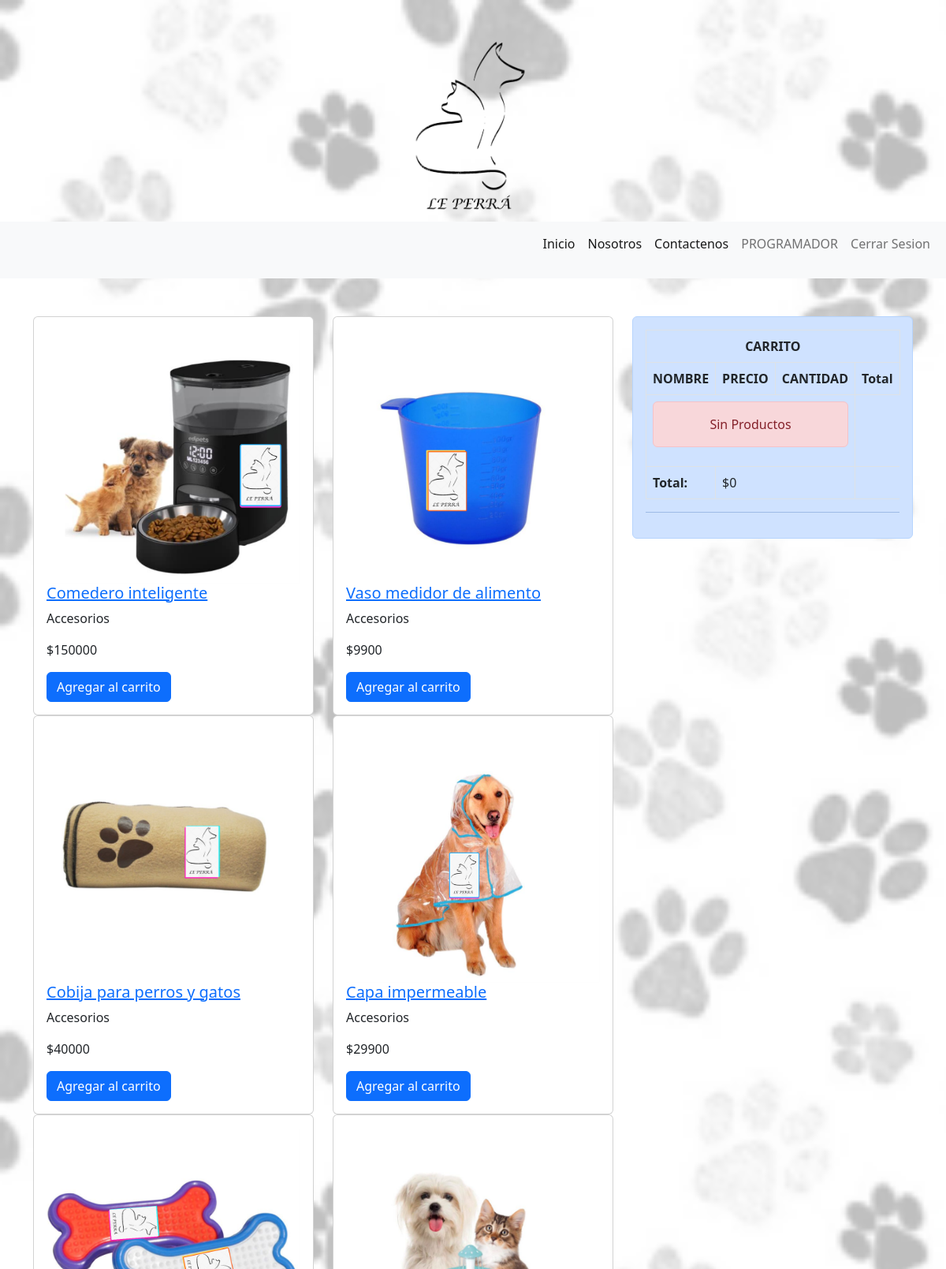
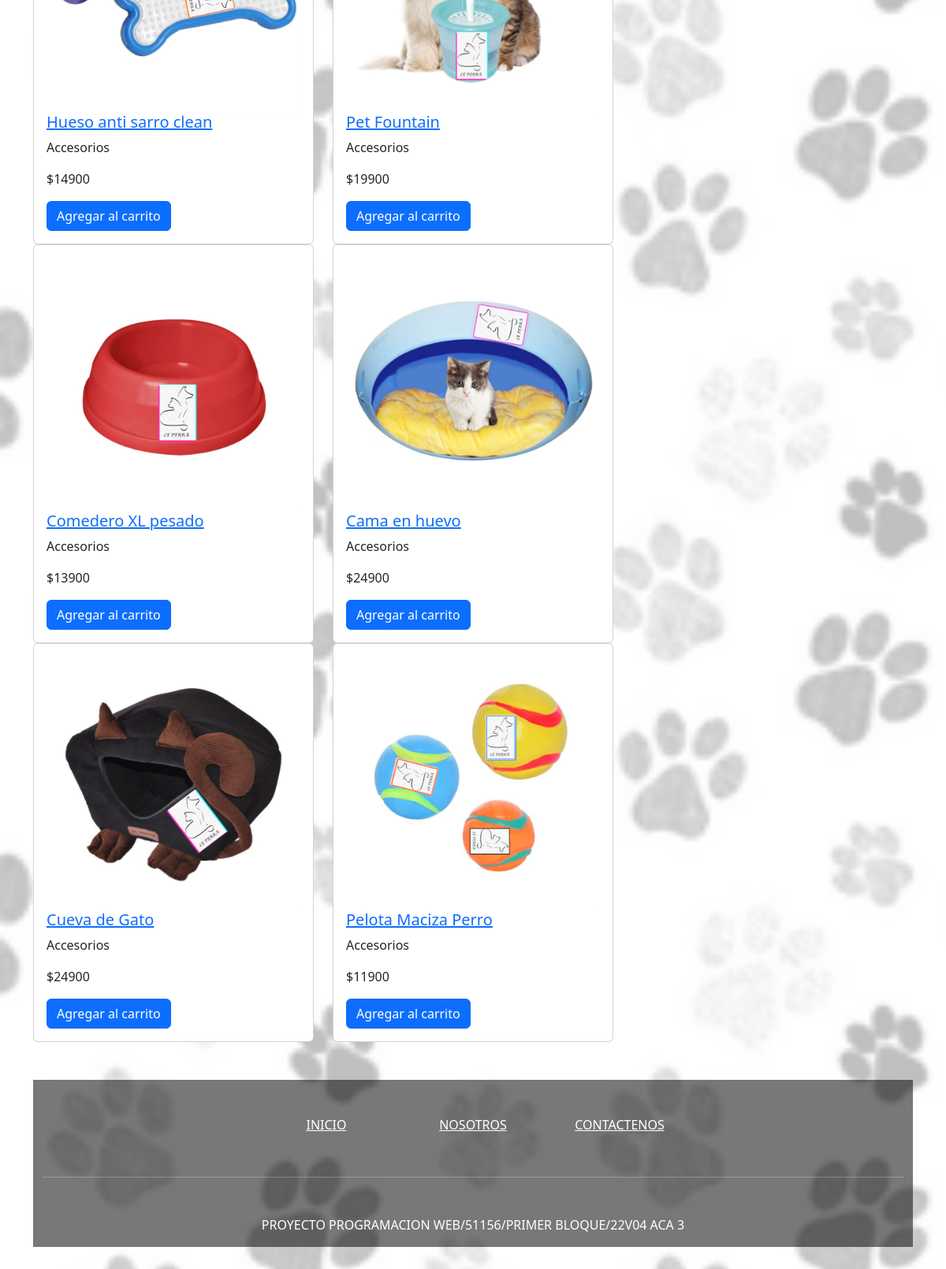
The app's page / (signed in) with its own data (2 pictures, top to bottom).
### sitioweb/models.py (models this page shows, shortened)
class Producto(models.Model):
    nombre = models.CharField(max_length=100,)
    descripcion = models.TextField(blank=True)
    imagen = models.ImageField(upload_to="Productos", max_length=250, null=True, blank=True)
    precio = models.IntegerField()
    categoria = models.ForeignKey(Categoria, on_delete=models.CASCADE)
    disponibilidad = models.BooleanField(default=True)
    created = models.DateTimeField(default= timezone.now)
    updated = models.DateTimeField(auto_now = True)

class Categoria(models.Model):
    nombre = models.CharField(max_length=100)
    activo = models.BooleanField(default=True)
    created = models.DateTimeField(default= timezone.now)
    updated = models.DateTimeField(auto_now = True)
    def __str__(self) -> str:
        return self.nombre

### sitioweb/views.py (the view)
# urls.py: path('', views.inicio, name='inicio'),
def inicio(request):
    productos = Producto.objects.all()
    return render(request, "index.html", {"productos":productos})

### sitioweb/context_processor.py (called while the page is built)
def total_carrito(request):
    total = 0
    if request.user.is_authenticated:
        if "carrito" in request.session.keys():
            for key, value in request.session["carrito"].items():
                total += float(value["precio"]*value["cantidad"])
    else:
        total = "Debes iniciar sesion para ver el carro de compras"
    return {"total_carrito": total}

### sitioweb/templates/index.html (shortened to what this page needs)
{% extends "plantilla/base.html" %}
{% block contenido %}
    <div class="container">
        <div class="row">
            <div class="col-8">
                <div class="row">
                    <div class="col-12">
                        <div class="row">
                            {% for producto in productos %}
                                <div class="col-6">
                                    <div class="card">
                                        <div class="card-body">
                                            <a href="{% url 'ver_producto' producto.id %}"><img src="{{producto.imagen.url}}" class="card-img-top"></a>
                                            <h5 class="card-title"><a href="{% url 'ver_producto' producto.id %}"> {{producto.nombre}}</a></h5>
                                            <p class="card-text">{{producto.categoria}}</p>
                                            <p class="card-text">${{producto.precio}}</p>
                                            <a href="{% url 'Add' producto.id %}" class="btn btn-primary">Agregar al carrito</a>
                                        </div>
                                    </div>
                                </div>
                            {% endfor %}
                        </div>
                    </div>
                </div>
            </div>
            <div class="col-4">
                {% if user.is_authenticated %}
                    {% include "carrito.html" %}
                {% else %}
                    <div class="alert alert-danger text-center">Debes iniciar sesion para ver el carro</div>
                {% endif %}
            </div>
        </div>
    </div>
{% endblock %}

### sitioweb/templates/plantilla/base.html (shortened to what this page needs)
{% load static %}
<!doctype html>
<html lang="es">
<head>
  <link rel="stylesheet" href="../../../static/sitioweb/css/inicio.css">
  <link rel="stylesheet" href="https://cdn.jsdelivr.net/npm/bootstrap@5.2.0/dist/css/bootstrap.min.css"
>
  <link rel="stylesheet" href="https://cdn.jsdelivr.net/npm/bootstrap-icons@1.9.1/font/bootstrap-icons.css">
</head>
<body class="cuerpo">
  <header class="my-5">
    <div class="container-fluid">
    <img src="../../../static/sitioweb/icons/LE_PERRA_LOGO.png" alt="Logo Principal" class="img-fluid d-block mx-auto" width="150" height="auto">
    </div>
    <nav class="navbar navbar-expand-lg navbar-light bg-light">
      <div class="container-fluid">
        <div class="collapse navbar-collapse" id="navbarNavDropdown">
          <ul class="navbar-nav ms-auto">
            <li class="nav-item">
              <a class="nav-link active" aria-current="page" href="/">Inicio</a>
            </li>
            <li class="nav-item">
              <a class="nav-link active" aria-current="page" href="/nosotros/">Nosotros</a>
            </li>
            <li class="nav-item">
              <a class="nav-link active" href="/contactenos/">Contactenos</a>
            </li>
            {% if user.is_authenticated %}
            <li class="nav-item">
              <p class="nav-link">{{user.username}}</a>
            </li>
              <li class="nav-item">
                <a class="nav-link" href="/logout/">Cerrar Sesion</a>
              </li>
            {% endif %}
          </ul>
        </div>
      </div>
    </nav>
  </header>
  {% block contenido %} {% endblock %}
  <footer>
    <div class="container my-5">
      <footer class="text-center text-white" style="background-color: #00000087">
        <div class="container">
          <section class="mt-5">
            <div class="row text-center d-flex justify-content-center pt-5">
              <div class="col-md-2">
                <h6 class="text-uppercase font-weight-bold">
                  <a href="/" class="text-white">Inicio</a>
                </h6>
              </div>
              <div class="col-md-2">
                <h6 class="text-uppercase font-weight-bold">
                  <a href="/nosotros/" class="text-white">Nosotros</a>
                </h6>
              </div>
              <div class="col-md-2">
                <h6 class="text-uppercase font-weight-bold">
                  <a href="/contactenos/" class="text-white">Contactenos</a>
                </h6>
              </div>
            </div>
          </section>
          <hr class="my-5" />
          <section class="mb-5">
            <div class="row d-flex justify-content-center">
              <div class="col-lg-8">
                <p>
                  PROYECTO PROGRAMACION WEB/51156/PRIMER BLOQUE/22V04 ACA 3
                </p>
              </div>
            </div>
          </section>
        </div>
      </footer>
    </div>
  </footer>
</body>
</html>

### static/sitioweb/css/inicio.css (style rules this page uses)
.cuerpo { background-image: url(../img/Fondo_3.png); background-size: cover; background-attachment: fixed; }

### records on screen
Producto: imagen (picture), nombre "Comedero inteligente", categoria "Accesorios", precio "150000"
Producto: imagen (picture), nombre "Vaso medidor de alimento", categoria "Accesorios", precio "9900"
Producto: imagen (picture), nombre "Cobija para perros y gatos", categoria "Accesorios", precio "40000"
Producto: imagen (picture), nombre "Capa impermeable", categoria "Accesorios", precio "29900"
Producto: imagen (picture), nombre "Hueso anti sarro clean", categoria "Accesorios", precio "14900"
Producto: imagen (picture), nombre "Pet Fountain", categoria "Accesorios", precio "19900"
Producto: imagen (picture), nombre "Comedero XL pesado", categoria "Accesorios", precio "13900"
Producto: imagen (picture), nombre "Cama en huevo", categoria "Accesorios", precio "24900"
Producto: imagen (picture), nombre "Cueva de Gato", categoria "Accesorios", precio "24900"
Producto: imagen (picture), nombre "Pelota Maciza Perro", categoria "Accesorios", precio "11900"

### other values on screen
{{ user.username }} "PROGRAMADOR"
{{ total_carrito }} "0"
